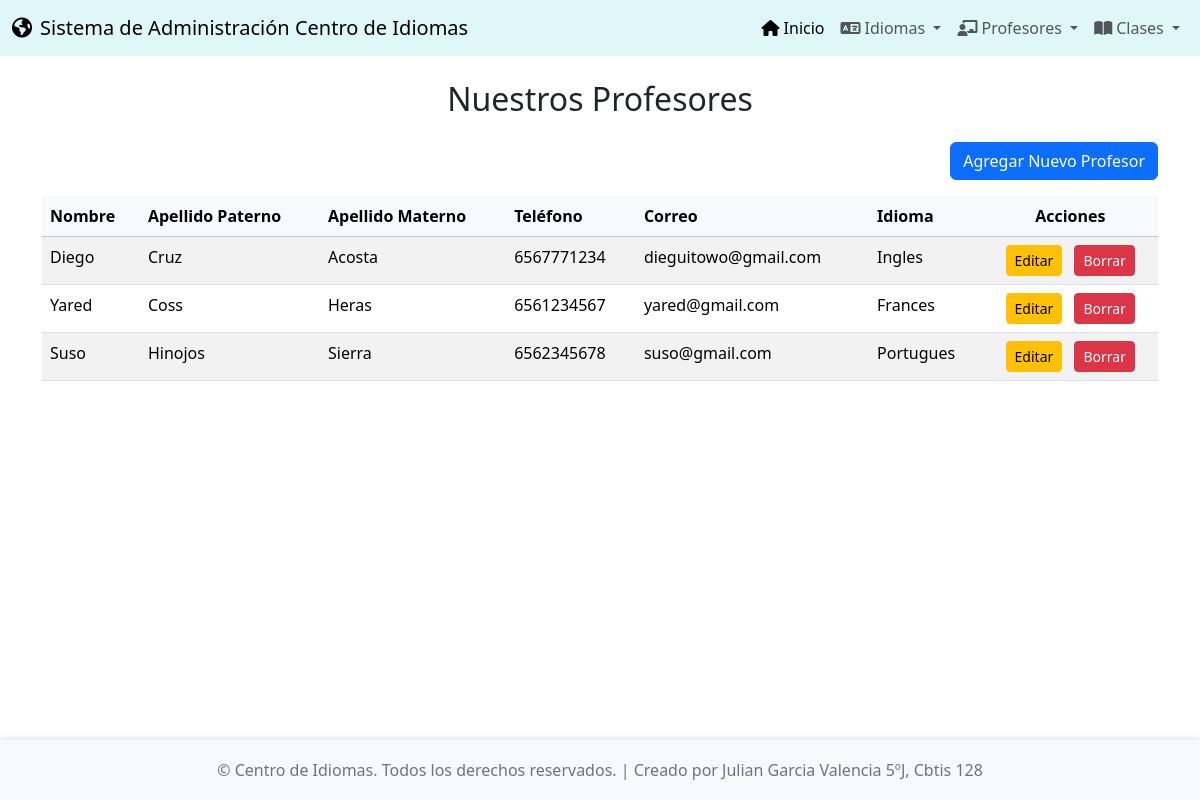
The page /profesores/ on the database its author committed.
### app_Centro_Idiomas/models.py (models this page shows, shortened)
class Profesor(models.Model):
    nombre = models.CharField(max_length=100)
    ap_paterno = models.CharField(max_length=100)
    ap_materno = models.CharField(max_length=100, blank=True, null=True)
    telefono = models.CharField(max_length=15, blank=True, null=True)
    correo = models.EmailField(unique=True)
    id_idioma = models.ForeignKey(Idioma, on_delete=models.CASCADE, related_name="profesores")

class Idioma(models.Model):
    nombre = models.CharField(max_length=50, unique=True)
    nivel = models.CharField(max_length=50)
    region = models.CharField(max_length=100, blank=True, null=True)
    descripcion = models.TextField(blank=True, null=True)
    codigo = models.CharField(max_length=10, unique=True)
    bandera_img = models.ImageField(upload_to='banderas/', blank=True, null=True)

### app_Centro_Idiomas/views.py (the view)
# urls.py: path('profesores/', views.ver_profesores, name='ver_profesores'),
def ver_profesores(request):
    profesores = Profesor.objects.all()
    return render(request, 'profesores/ver_profesores.html', {'profesores': profesores})

### app_Centro_Idiomas/templates/profesores/ver_profesores.html (shortened to what this page needs)
{% extends 'base.html' %}
{% block content %}
<h2 class="mb-4 text-center">Nuestros Profesores</h2>
<div class="text-end mb-3">
    <a href="{% url 'agregar_profesor' %}" class="btn btn-primary">Agregar Nuevo Profesor</a>
</div>
{% if profesores %}
<div class="table-responsive">
    <table class="table table-hover table-striped">
        <thead class="table-light">
            <tr>
                <th>Nombre</th>
                <th>Apellido Paterno</th>
                <th>Apellido Materno</th>
                <th>Teléfono</th>
                <th>Correo</th>
                <th>Idioma</th>
                <th class="text-center">Acciones</th>
            </tr>
        </thead>
        <tbody>
            {% for profesor in profesores %}
            <tr>
                <td>{{ profesor.nombre }}</td>
                <td>{{ profesor.ap_paterno }}</td>
                <td>{% if profesor.ap_materno %}{{ profesor.ap_materno }}{% else %}N/A{% endif %}</td>
                <td>{% if profesor.telefono %}{{ profesor.telefono }}{% else %}N/A{% endif %}</td>
                <td>{{ profesor.correo }}</td>
                <td>{{ profesor.id_idioma.nombre }}</td>
                <td class="text-center">
                    <a href="{% url 'actualizar_profesor' profesor.pk %}" class="btn btn-warning btn-sm me-2">Editar</a>
                    <a href="{% url 'borrar_profesor' profesor.pk %}" class="btn btn-danger btn-sm">Borrar</a>
                </td>
            </tr>
            {% endfor %}
        </tbody>
    </table>
</div>
{% else %}
<div class="alert alert-info text-center" role="alert">
    No hay profesores registrados aún. ¡Anímate a agregar uno!
</div>
{% endif %}
{% endblock %}

### app_Centro_Idiomas/templates/base.html (shortened to what this page needs)
<!DOCTYPE html>
<html lang="es">
<head>
    <link href="https://cdn.jsdelivr.net/npm/bootstrap@5.3.3/dist/css/bootstrap.min.css" rel="stylesheet">
    <link rel="stylesheet" href="https://cdnjs.cloudflare.com/ajax/libs/font-awesome/6.0.0-beta3/css/all.min.css">
</head>
<body>
    {% include 'navbar.html' %}
    <div class="container mt-4 content">
        {% block content %}
        {% endblock %}
    </div>
    {% include 'footer.html' %}
</body>
</html>

### app_Centro_Idiomas/templates/navbar.html (shortened to what this page needs)
<nav class="navbar navbar-expand-lg navbar-light" style="background-color: #e0f7fa;">
    <div class="container-fluid">
        <a class="navbar-brand" href="{% url 'inicio_centro_idiomas' %}">
            <i class="fas fa-globe-americas me-2"></i>Sistema de Administración Centro de Idiomas
        </a>
        <div class="collapse navbar-collapse" id="navbarNavDropdown">
            <ul class="navbar-nav ms-auto">
                <li class="nav-item">
                    <a class="nav-link active" aria-current="page" href="{% url 'inicio_centro_idiomas' %}"><i class="fas fa-home me-1"></i>Inicio</a>
                </li>
                <li class="nav-item dropdown">
                    <a class="nav-link dropdown-toggle" href="#" id="idiomasDropdown" role="button" data-bs-toggle="dropdown" aria-expanded="false">
                        <i class="fas fa-language me-1"></i>Idiomas
                    </a>
                </li>
                <li class="nav-item dropdown">
                    <a class="nav-link dropdown-toggle" href="#" id="profesoresDropdown" role="button" data-bs-toggle="dropdown" aria-expanded="false">
                        <i class="fas fa-chalkboard-teacher me-1"></i>Profesores
                    </a>
                </li>
                <li class="nav-item dropdown">
                    <a class="nav-link dropdown-toggle" href="#" id="clasesDropdown" role="button" data-bs-toggle="dropdown" aria-expanded="false">
                        <i class="fas fa-book-open me-1"></i>Clases
                    </a>
                </li>
            </ul>
        </div>
    </div>
</nav>

### app_Centro_Idiomas/templates/footer.html
<footer class="footer">
    <div class="container">
        <span>&copy; {{ "now"|date:"Y" }} Centro de Idiomas. Todos los derechos reservados. | Creado por Julian Garcia Valencia 5ºJ, Cbtis 128</span>
    </div>
</footer>

### app_Centro_Idiomas/templates/base.html (style rules this page uses)
body { display: flex; flex-direction: column; min-height: 100vh; }
.content { flex: 1; padding-bottom: 70px; }
.footer { position: fixed; bottom: 0; width: 100%; height: 60px; background-color: #f8f9fa; color: #6c757d; text-align: center; line-height: 60px; box-shadow: 0 -2px 5px rgba(0,0,0,.1); }

### rows shown on the page
Profesor: nombre "Diego", ap_paterno "Cruz", ap_materno "Acosta", telefono "6567771234", correo "dieguitowo@gmail.com", id_idioma.nombre "Ingles"
Profesor: nombre "Yared", ap_paterno "Coss", ap_materno "Heras", telefono "6561234567", correo "yared@gmail.com", id_idioma.nombre "Frances"
Profesor: nombre "Suso", ap_paterno "Hinojos", ap_materno "Sierra", telefono "6562345678", correo "suso@gmail.com", id_idioma.nombre "Portugues"
